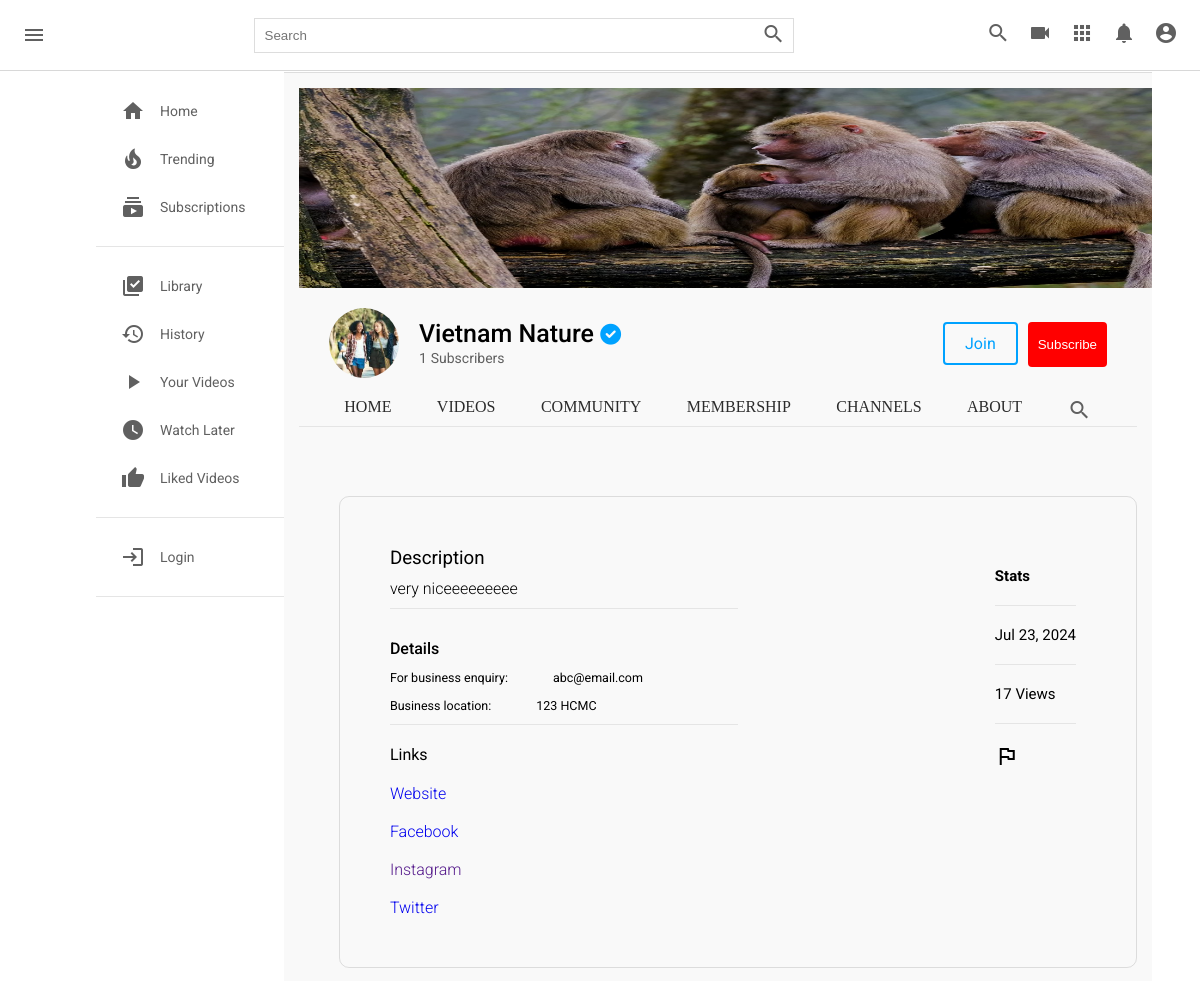
/c/1/about/, run on the app's committed database.
### channel/models.py (models this page shows, shortened)
class Channel(models.Model):
  channel_art = models.ImageField(upload_to=user_directory_path, null=True, blank=True)
  image = models.ImageField(upload_to=user_directory_path, null=True, blank=True)
  full_name = models.CharField(max_length=200)
  channel_name = models.CharField(max_length=200)
  description = models.TextField(null=True, blank=True)
  keywords = TaggableManager()
  joined = models.DateTimeField(auto_now_add=True)
  status = models.CharField(choices=STATUS, max_length=100, default="active")
  user = models.OneToOneField(User, on_delete=models.SET_NULL, null=True, related_name="channel")
  subscribers = models.ManyToManyField(User, related_name="user_subs")
  verified = models.BooleanField(default=False)
  total_views = models.IntegerField(default=0)
  business_email = models.EmailField(null=True, blank=True)
  make_business_email_public = models.BooleanField(default=False)
  business_location = models.CharField(null=True, blank=True, max_length=500)
  make_business_location_public = models.BooleanField(default=False)
  website = models.URLField(default="https://my-website.com/")
  instagram = models.URLField(default="https://instagram.com/")
  facebook = models.URLField(default="https://facebook.com/")
  twitter = models.URLField(default="https://twitter.com/")

### channel/views.py (the view)
# urls.py: path("<channel_id>/about/", views.channel_about, name="channel-about"),
def channel_about(request, channel_id):
  channel = get_object_or_404(Channel, id=channel_id)
  context = {
    "channel":channel,
  }
  return render(request, "channel/channel-about.html", context)

### templates/channel/channel-about.html (shortened to what this page needs)
{% load static %}
<!DOCTYPE html>
<html lang="en">
<head>
    <link rel="stylesheet" href="{% static 'css/style.css' %}" type="text/css">
    <link rel="stylesheet" href="{% static 'css/single.css' %}" type="text/css">
    <link rel="stylesheet" href="https://use.fontawesome.com/releases/v6.0.0/css/all.css" />
</head>
<body>
    <div class="header">
        <div class="header__left">
            <i id="menu" class="material-icons">menu</i>
            <a href="index.html">
            </a>
        </div>
        <div class="header__search">
            <form action="">
                <input type="text" placeholder="Search">
                <button><i class="material-icons">search</i></button>
            </form>
        </div>
        <div class="header__icons">
            <i class="material-icons display-this">search</i>
            <i class="material-icons ">videocam</i>
            <i class="material-icons">apps</i>
            <i class="material-icons display-this">notifications</i>
            <i id="drop-down" class="material-icons display-this">account_circle</i>
        </div>
    </div>
    <div class="mainBody">
        {% include 'partials/sidebar.html' %}
        <div class="videos">
            {% include 'channel/partials/channel-header.html' %}
            <div class="content-border">
                <div class="about-div">
                    <div class="about-left">
                        <h3>Description</h3>
                        <h4>{{ channel.description }}</h4>                            <hr>
                        <div class="about-details">
                            <div>
                                <h4>Details</h4>
                            </div>
                            {% if channel.make_business_email_public == True %}
                            <div class="about-biz">
                                <h3><small>For business enquiry:</small></h3>
                                <h3 class="left-h4"><small>{{ channel.business_email }}</small></h3>
                            </div>
                            {% endif %}
                            {% if channel.make_business_location_public == True %}
                            <div class="about-biz">
                                <h3><small>Business location:</small></h3>
                                <h3 class="left-h4"><small>{{ channel.business_location }}</small></h3>
                            </div>
                            {% endif %}
                        </div>
                        <hr>
                        <div class="links">
                            <h4>Links</h4>
                            <div class="links-content">
                                <a href="{{channel.website}}">Website</a> <br><br>
                                <a href="{{channel.facebook}}">Facebook</a> <br><br>
                                <a href="{{channel.instgram}}">Instagram</a> <br><br>
                                <a href="{{channel.twitter}}">Twitter</a>
                            </div>
                        </div>
                    </div>
                    <div class="about-right">
                        <h4><b>Stats</b></h4>
                        <hr>
                        <div class="stats">
                            <h5>{{channel.joined|date:"M d, Y"}}</h5>
                            <hr>
                            <h5>{{channel.total_views}} View{{channel.total_views|pluralize}}</h5>
                            <hr>
                            <h5>
                                <i class="material-symbols-outlined">flag</i>
                            </h5>
                        </div>
                    </div>
                </div>
            </div>
        </div>
    </div>
</body>
</html>

### templates/channel/partials/channel-header.html (shortened to what this page needs)
<div class="channel-art">
  <img src="{{ channel.channel_art.url }}" alt="" />
</div>
<div class="channel-header flex">
  <div class="channel-img-title flex">
    <img class="img" src="{{ channel.image.url }}" alt="" />
    <div class="channel-image-texts">
      <h4>{{ channel.channel_name }}
        {% if channel.verified == True %}
        <small><i class="fas fa-check-circle"></i></small>
        {% endif %}
      </h4>
      <span id="count"></span> <span>Subscribers</span>
    </div>
  </div>
  <div class="channel-header-btns">
    <div><a href="" class="channel-join">Join</a></div>
    <div>
      <button id="sub_btn" onclick="addSub()" style="padding: 15px 10px; margin-top: 10px; border: none;"class="subscribe-btn">
        Subscribe
      </button>
    </div>
  </div>
</div>
<div class="channel-header-links flex">
  <a href="{% url 'channel-profile' channel.id %}" class="display-this">Home</a>
  <a href="{% url 'channel-videos' channel.id %}" class="display-this">Videos</a>
  <a href="{% url 'channel-community' channel.id %}" class="dont-display-thdis">Community</a>
  <a href="{% url 'channel-profile' channel.id %}" class="dont-display-this">Membership</a>
  <a href="{% url 'channel-profile' channel.id %}" class="dont-display-this">Channels</a>
  <a href="{% url 'channel-about' channel.id %}" class="display-this">About</a>
  <a href="{% url 'channel-profile' channel.id %}" class="dont-display-this"><i class="material-icons">search</i></a>
</div>
<hr/>
<br/>

### static/css/style.css (style rules this page uses)
* { margin: 0; padding: 0; box-sizing: border-box; }
body { font-family: poppins; }
.material-icons { color: rgb(96, 96, 96); }
.header { display: flex; justify-content: space-between; align-items: center; height: 70px; padding: 15px; }
.header__left { display: flex; align-items: center; }
.header i { padding: 0 7px; cursor: pointer; }
.header__search form { border: 1px solid #ddd; height: 35px; margin: 0; padding: 0; display: flex; }
.header__search input { width: 500px; padding: 10px; margin: 0; border-radius: 0; border: none; height: 100%; }
.header__search button { padding: 0; margin: 0; height: 100%; border: none; border-radius: 0; }
.mainBody { height: calc(100vh - 70px); display: flex; overflow: hidden; }
hr { height: 1px; background-color: #e5e5e5; border: none; }
.videos { background-color: #f9f9f9; width: 100%; height: 100%; padding: 15px 15px; border-top: 1px solid #ddd; overflow-y: scroll; }
.title a, span { text-decoration: none; color: rgb(96, 96, 96); font-size: 14px; }
.channel-art img { width: 1100px; height: 200px; }
.channel-art { width: 1100px; height: 200px; }
.flex { display: flex; }
.channel-header { margin: 20px 30px; align-items: center; justify-content: space-between; }
.channel-img-title { align-items: center; }
.channel-img-title .img { width: 70px; height: 70px; object-fit: cover; border-radius: 50px; }
.channel-img-title .channel-image-texts { margin-left: 20px; }
.channel-image-texts h4 { font-size: 25px; font-weight: 500; }
.channel-header-btns { display: flex; }
.channel-header-btns a { display: flex; margin: 10px; text-decoration: none; padding: 10px 20px; }
.channel-header-btns .channel-join { border: 2px solid rgb(0, 162, 255); color: rgb(0, 162, 255); border-radius:4px; transition: 0.5s; }
.channel-header-links { justify-content: space-evenly; }
.channel-header-links a { text-decoration: none; text-transform: uppercase; font-family: poppins; color: rgb(43, 43, 43); font-weight: 500; }
.content-border { margin-left: 40px; margin-top: 50px; border: solid 1px rgba(92, 92, 92, 0.185); padding: 20px; border-radius: 10px; }
.material-symbols-outlined { transition: 0.5s; color: black; }
.about-div { padding: 30px; font-weight: 300; display: flex; justify-content: space-between; }
.about-left { width: 50%; }
.about-left h3 { margin-bottom: 10px; font-weight: 400; }
.about-left h4 { margin-bottom: 10px; font-weight: 300; }
.about-left .about-details { margin-top: 10px; }
.about-left .about-details h4 { margin-top: 30px; font-weight: 500; }
.about-left .about-details .about-biz { display: flex; }
.about-biz h3 { font-size: 15px; }
.about-biz .left-h4 { padding-left: 45px; font-size: 15px; }
.links { margin-top: 20px; }
.links h4 { font-weight: 400; }
.links-content { padding-top: 10px; }
.about-right { float: left; margin-right: 10px; }
.about-right h4 { font-weight: bolder; }
.about-right h4, h5 { margin-bottom: 20px; margin-top: 20px; font-size: 15px; font-weight: normal; }
a { text-decoration: none; }

### static/css/single.css (style rules this page uses)
body { font-family: "Roboto", "sans-serif"; padding: 16px 16px 0; margin: 56px 0 0 0 ; font-size: 16px; color: black; background-color: white; }
.header { position: fixed; top: 0; left: 0; background-color: #fff; z-index: 1; width: 100%; box-shadow: 0 1px 0 rgba(0, 0, 0, 0.151); }
.fa-check-circle { color: rgb(0, 162, 255); }
.flex { display: flex; }
@media screen and (min-width: 768px) { body { padding: 16px 48px 0 96px; } }
.subscribe-btn { background-color: red; padding: 5px 14px; color: white; text-decoration: none; border-radius: 4px; }
button { background: none ; outline: none; border: none; }

### templates/channel/partials/channel-header.html (style rules this page uses)
a { text-decoration: none; }

### data on the page
Channel: channel_art (picture), image (picture), channel_name "Vietnam Nature", description "very niceeeeeeeee", business_email "abc@email.com", business_location "123 HCMC", joined "Jul 23, 2024", total_views "17"
